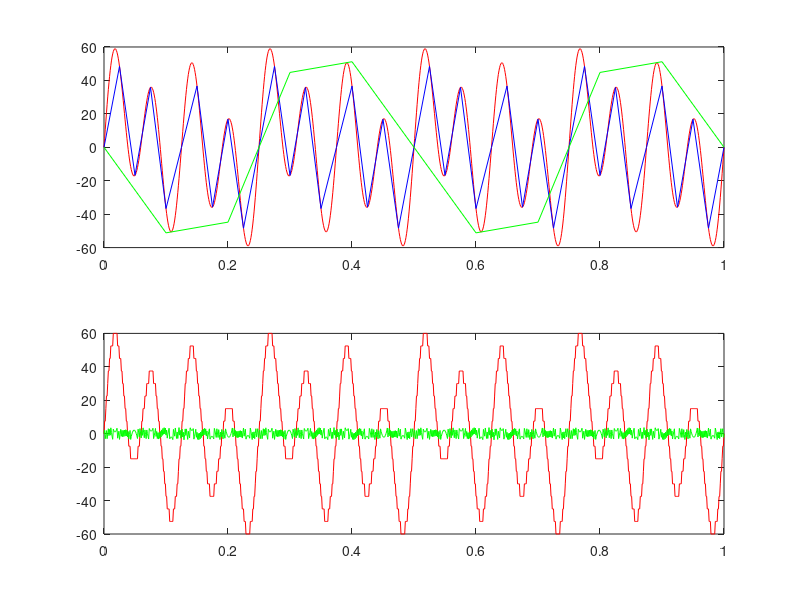

This figure's MATLAB source:
clc;
clear all;
close all;

a1 = 10;
a2 = 20;
a3 = 40;

f1 = 4;
f2 = 8;
f3 = 16;

n = 1000;

t = 0:1/n:1;

x = a1*sin(2*pi*f1*t) + a2*sin(2*pi*f2*t) + a3*sin(2*pi*f3*t);

subplot(2,1,1);
plot(t,x,'r');
hold on;

fos = 40;
tos = 0:1/fos:1;
x1 = a1*sin(2*pi*f1*tos) + a2*sin(2*pi*f2*tos) + a3*sin(2*pi*f3*tos);;
subplot(2,1,1);
plot(tos,x1,'b');
hold on;


fus = 10;
tus = 0:1/fus:1;
x2 = a1*sin(2*pi*f1*tus) + a2*sin(2*pi*f2*tus) + a3*sin(2*pi*f2*tus);
subplot(2,1,1);
plot(tus,x2,'g');

signal = x;
n = 2;
level = 2.^n;
mx = max(a1,max(a2,a3));
mn = min(a1,min(a2,a3));
scaling_fac = (mx-mn)/level;
signal = signal/scaling_fac;
signal = round(signal);
signal = signal*scaling_fac;
subplot(2,1,2);
plot(t,signal,'r');
hold on;

error = signal-x;
subplot(2,1,2);
plot(t,error,'g');
